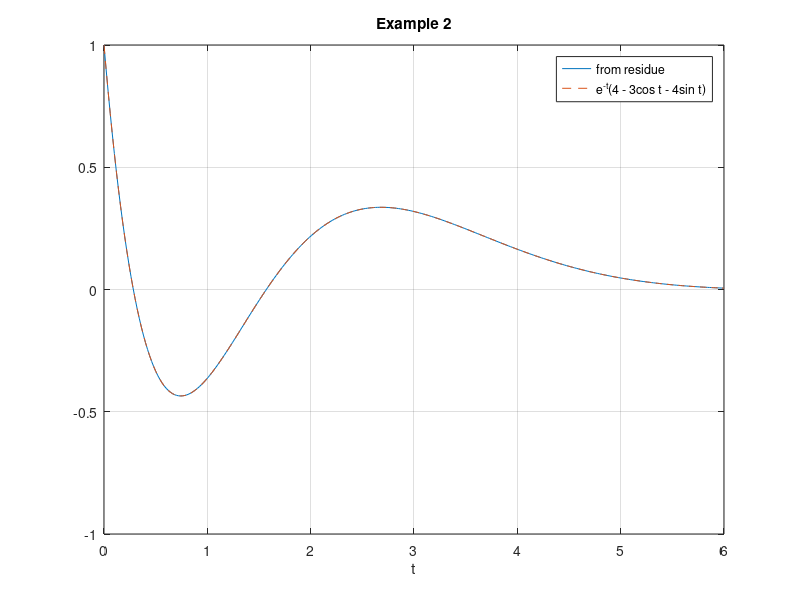
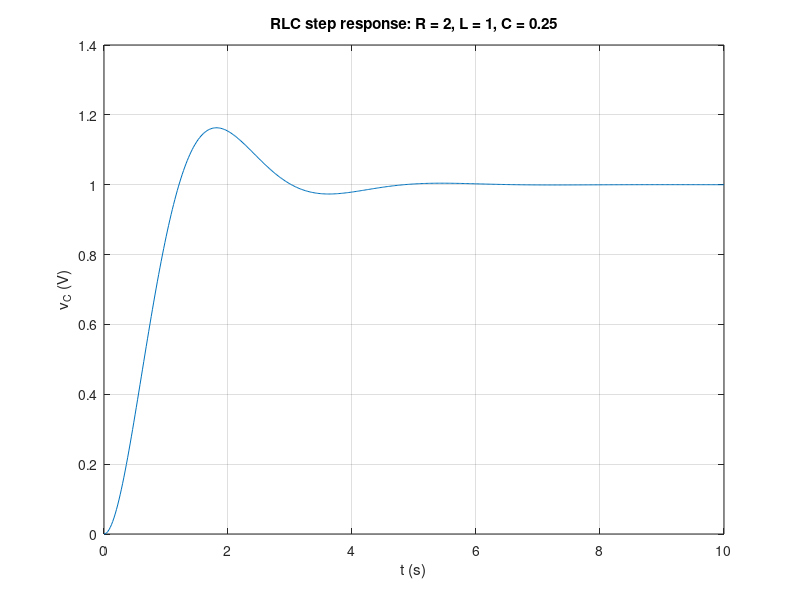

These figures' MATLAB source, in order:
% Signals and Systems — The Inverse Laplace Transform
%title: Inverse Laplace with residue
%ar-title: عكس لابلاس بالدالة residue
%lesson: ss-ch5-4
%course: signals-systems

%% Example 1: simple poles
%ar: X = (s + 2)/(s³ + 4s² + 3s). residue(b, a) يعطي r (المعاملات) و p (الأقطاب) و k (حدود القسمة إن وجدت).
b = [1 2]; a = [1 4 3 0];
[r, p, k] = residue(b, a);
for m = 1:numel(r), fprintf('%+.4f / (s - (%g))\n', r(m), p(m)); end
%check: abs(r(p == 0) - 2/3) < 1e-12 && abs(r(abs(p + 1) < 1e-9) + 0.5) < 1e-12

%% Build x(t) from the residues and check it
%ar: x(t) = Σ r e^{pt} للـ t ≥ 0. نتحقق بأخذ تحويل لابلاس عدديًا عند s = 1 ومقارنته بـ X(1).
x = @(t) real(r.' * exp(p*t));
v = integral(@(t) x(t).*exp(-t), 0, Inf, 'ArrayValued', true);
fprintf('Laplace of x at s = 1: %.6f, X(1) = %.6f\n', v, polyval(b, 1)/polyval(a, 1))
%check: abs(v - polyval(b, 1)/polyval(a, 1)) < 1e-8

%% Example 2: complex poles
%ar: المقام s³ + 3s² + 4s + 2 له أقطاب −1 ± j. البواقي مركبة مترافقة، ومجموعها حقيقي: e^{−t}(4 − 3cos t − 4 sin t).
[r, p] = residue([1 -2 1], [1 3 4 2]);
t = linspace(0, 6, 300);
x2 = real(r.' * exp(p*t));
xf = exp(-t).*(4 - 3*cos(t) - 4*sin(t));
fprintf('max error vs formula = %.2e\n', max(abs(x2 - xf)))
plot(t, x2, t, xf, '--'); grid on; xlabel('t'); legend('from residue', 'e^{-t}(4 - 3cos t - 4sin t)'); title('Example 2')
%check: max(abs(x2 - xf)) < 1e-12

%% Example 3: improper fraction -> direct terms
%ar: (s³ + 2s² + 6)/(s² + 3s): درجة البسط أكبر، فـ k يعطي حدود القسمة الطويلة [1 −1] أي s − 1 ⇐ δ'(t) − δ(t).
[r, p, k] = residue([1 2 0 6], [1 3 0]);
fprintf('direct terms k = %s, residues %s at poles %s\n', mat2str(k), mat2str(r.', 4), mat2str(p.', 4))
%check: isequal(k, [1 -1]) || isequal(k(:).', [1 -1])

%%! Project idea: step response of any circuit
%ar: مشروع: دائرة RLC توالي، استجابة الخطوة لجهد المكثف: Vc(s) = 1/(s(LCs² + RCs + 1)). residue يعطيك vc(t) لأي R و L و C بدون حل يدوي.
R = 2; L = 1; C = 0.25;
[r, p] = residue(1, conv([L*C R*C 1], [1 0]));
t = linspace(0, 10, 500); vc = real(r.' * exp(p*t));
figure; plot(t, vc); grid on; xlabel('t (s)'); ylabel('v_C (V)'); title(sprintf('RLC step response: R = %g, L = %g, C = %g', R, L, C))
fprintf('final value %.4f V\n', vc(end))
